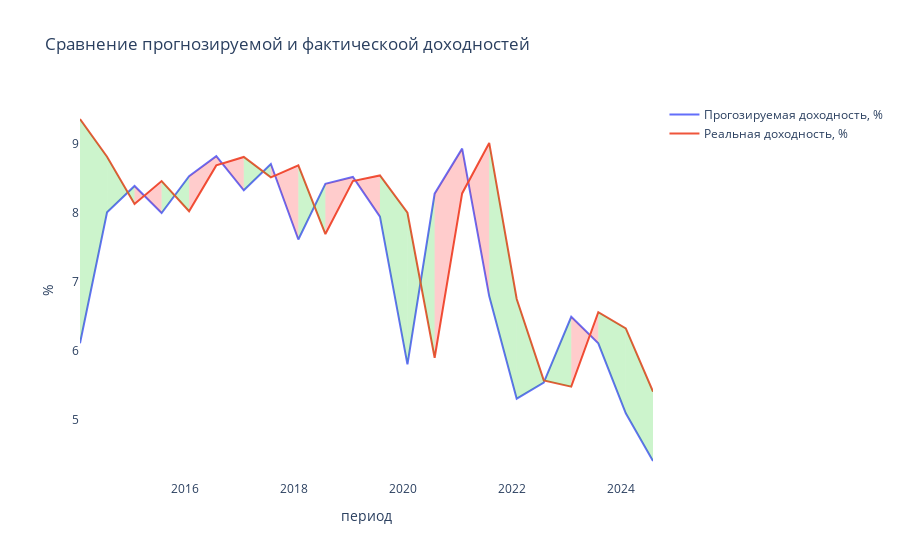

The cell this chart's notebook holds for it:
### Code cell
fig = go.Figure()
fig.add_trace(go.Scatter(y=data_portfel["future_income"], x=data_portfel["period"], mode="lines", name="Прогозируемая доходность, %"))
fig.add_trace(go.Scatter(y=data_portfel["fact_income"], x=data_portfel["period"], mode="lines", name="Реальная доходность, %"))
for i in range(len(data_portfel) - 1):
    x0 = data_portfel["period"].iloc[i]
    x1 = data_portfel["period"].iloc[i + 1]

    y0_fut = data_portfel["future_income"].iloc[i]
    y1_fut = data_portfel["future_income"].iloc[i + 1]

    y0_fact = data_portfel["fact_income"].iloc[i]
    y1_fact = data_portfel["fact_income"].iloc[i + 1]

    x_fill = [x0, x1, x1, x0]
    y_fill = [y0_fut, y1_fut, y1_fact, y0_fact]

    color = "rgba(255, 0, 0, 0.2)" if y0_fut > y0_fact else "rgba(0, 200, 0, 0.2)"

    fig.add_trace(go.Scatter(
        x=x_fill,
        y=y_fill,
        fill="toself",
        mode="lines",
        line=dict(width=0),
        fillcolor=color,
        showlegend=False
    ))
fig.update_layout(
        title="Сравнение прогнозируемой и фактическоой доходностей",
        xaxis_title="период",
        yaxis_title="%",
        plot_bgcolor="white",
        xaxis=dict(showgrid=True),
        yaxis=dict(showgrid=True),
    )
fig.show()

### Figure 1 — Plotly figure (JSON) as saved in the notebook; plotly's stock layout.template omitted (floating-point values rounded to 4 significant figures)
{"data": [{"mode": "lines", "name": "Прогозируемая доходность, %", "type": "scatter", "x": ["2014-01-31", "2014-07-31", "2015-01-31", "2015-07-31", "2016-01-31", "2016-07-31", "2017-01-31", "2017-07-31", "2018-01-31", "2018-07-31", "2019-01-31", "2019-07-31", "2020-01-31", "2020-07-31", "2021-01-31", "2021-07-31", "2022-01-31", "2022-07-31", "2023-01-31", "2023-07-31", "2024-01-31", "2024-07-31"], "y": [6.115, 8.014, 8.394, 8.003, 8.535, 8.825, 8.331, 8.714, 7.619, 8.426, 8.524, 7.951, 5.809, 8.282, 8.936, 6.799, 5.313, 5.545, 6.499, 6.115, 5.1, 4.409]}, {"mode": "lines", "name": "Реальная доходность, %", "type": "scatter", "x": ["2014-01-31", "2014-07-31", "2015-01-31", "2015-07-31", "2016-01-31", "2016-07-31", "2017-01-31", "2017-07-31", "2018-01-31", "2018-07-31", "2019-01-31", "2019-07-31", "2020-01-31", "2020-07-31", "2021-01-31", "2021-07-31", "2022-01-31", "2022-07-31", "2023-01-31", "2023-07-31", "2024-01-31", "2024-07-31"], "y": [9.365, 8.817, 8.132, 8.466, 8.028, 8.693, 8.816, 8.519, 8.693, 7.698, 8.466, 8.547, 8.007, 5.906, 8.286, 9.018, 6.757, 5.577, 5.486, 6.566, 6.332, 5.414]}, {"fill": "toself", "fillcolor": "rgba(0, 200, 0, 0.2)", "line": {"width": 0}, "mode": "lines", "showlegend": false, "type": "scatter", "x": ["2014-01-31", "2014-07-31", "2014-07-31", "2014-01-31"], "y": [6.115, 8.014, 8.817, 9.365]}, {"fill": "toself", "fillcolor": "rgba(0, 200, 0, 0.2)", "line": {"width": 0}, "mode": "lines", "showlegend": false, "type": "scatter", "x": ["2014-07-31", "2015-01-31", "2015-01-31", "2014-07-31"], "y": [8.014, 8.394, 8.132, 8.817]}, {"fill": "toself", "fillcolor": "rgba(255, 0, 0, 0.2)", "line": {"width": 0}, "mode": "lines", "showlegend": false, "type": "scatter", "x": ["2015-01-31", "2015-07-31", "2015-07-31", "2015-01-31"], "y": [8.394, 8.003, 8.466, 8.132]}, {"fill": "toself", "fillcolor": "rgba(0, 200, 0, 0.2)", "line": {"width": 0}, "mode": "lines", "showlegend": false, "type": "scatter", "x": ["2015-07-31", "2016-01-31", "2016-01-31", "2015-07-31"], "y": [8.003, 8.535, 8.028, 8.466]}, {"fill": "toself", "fillcolor": "rgba(255, 0, 0, 0.2)", "line": {"width": 0}, "mode": "lines", "showlegend": false, "type": "scatter", "x": ["2016-01-31", "2016-07-31", "2016-07-31", "2016-01-31"], "y": [8.535, 8.825, 8.693, 8.028]}, {"fill": "toself", "fillcolor": "rgba(255, 0, 0, 0.2)", "line": {"width": 0}, "mode": "lines", "showlegend": false, "type": "scatter", "x": ["2016-07-31", "2017-01-31", "2017-01-31", "2016-07-31"], "y": [8.825, 8.331, 8.816, 8.693]}, {"fill": "toself", "fillcolor": "rgba(0, 200, 0, 0.2)", "line": {"width": 0}, "mode": "lines", "showlegend": false, "type": "scatter", "x": ["2017-01-31", "2017-07-31", "2017-07-31", "2017-01-31"], "y": [8.331, 8.714, 8.519, 8.816]}, {"fill": "toself", "fillcolor": "rgba(255, 0, 0, 0.2)", "line": {"width": 0}, "mode": "lines", "showlegend": false, "type": "scatter", "x": ["2017-07-31", "2018-01-31", "2018-01-31", "2017-07-31"], "y": [8.714, 7.619, 8.693, 8.519]}, {"fill": "toself", "fillcolor": "rgba(0, 200, 0, 0.2)", "line": {"width": 0}, "mode": "lines", "showlegend": false, "type": "scatter", "x": ["2018-01-31", "2018-07-31", "2018-07-31", "2018-01-31"], "y": [7.619, 8.426, 7.698, 8.693]}, {"fill": "toself", "fillcolor": "rgba(255, 0, 0, 0.2)", "line": {"width": 0}, "mode": "lines", "showlegend": false, "type": "scatter", "x": ["2018-07-31", "2019-01-31", "2019-01-31", "2018-07-31"], "y": [8.426, 8.524, 8.466, 7.698]}, {"fill": "toself", "fillcolor": "rgba(255, 0, 0, 0.2)", "line": {"width": 0}, "mode": "lines", "showlegend": false, "type": "scatter", "x": ["2019-01-31", "2019-07-31", "2019-07-31", "2019-01-31"], "y": [8.524, 7.951, 8.547, 8.466]}, {"fill": "toself", "fillcolor": "rgba(0, 200, 0, 0.2)", "line": {"width": 0}, "mode": "lines", "showlegend": false, "type": "scatter", "x": ["2019-07-31", "2020-01-31", "2020-01-31", "2019-07-31"], "y": [7.951, 5.809, 8.007, 8.547]}, {"fill": "toself", "fillcolor": "rgba(0, 200, 0, 0.2)", "line": {"width": 0}, "mode": "lines", "showlegend": false, "type": "scatter", "x": ["2020-01-31", "2020-07-31", "2020-07-31", "2020-01-31"], "y": [5.809, 8.282, 5.906, 8.007]}, {"fill": "toself", "fillcolor": "rgba(255, 0, 0, 0.2)", "line": {"width": 0}, "mode": "lines", "showlegend": false, "type": "scatter", "x": ["2020-07-31", "2021-01-31", "2021-01-31", "2020-07-31"], "y": [8.282, 8.936, 8.286, 5.906]}, {"fill": "toself", "fillcolor": "rgba(255, 0, 0, 0.2)", "line": {"width": 0}, "mode": "lines", "showlegend": false, "type": "scatter", "x": ["2021-01-31", "2021-07-31", "2021-07-31", "2021-01-31"], "y": [8.936, 6.799, 9.018, 8.286]}, {"fill": "toself", "fillcolor": "rgba(0, 200, 0, 0.2)", "line": {"width": 0}, "mode": "lines", "showlegend": false, "type": "scatter", "x": ["2021-07-31", "2022-01-31", "2022-01-31", "2021-07-31"], "y": [6.799, 5.313, 6.757, 9.018]}, {"fill": "toself", "fillcolor": "rgba(0, 200, 0, 0.2)", "line": {"width": 0}, "mode": "lines", "showlegend": false, "type": "scatter", "x": ["2022-01-31", "2022-07-31", "2022-07-31", "2022-01-31"], "y": [5.313, 5.545, 5.577, 6.757]}, {"fill": "toself", "fillcolor": "rgba(0, 200, 0, 0.2)", "line": {"width": 0}, "mode": "lines", "showlegend": false, "type": "scatter", "x": ["2022-07-31", "2023-01-31", "2023-01-31", "2022-07-31"], "y": [5.545, 6.499, 5.486, 5.577]}, {"fill": "toself", "fillcolor": "rgba(255, 0, 0, 0.2)", "line": {"width": 0}, "mode": "lines", "showlegend": false, "type": "scatter", "x": ["2023-01-31", "2023-07-31", "2023-07-31", "2023-01-31"], "y": [6.499, 6.115, 6.566, 5.486]}, {"fill": "toself", "fillcolor": "rgba(0, 200, 0, 0.2)", "line": {"width": 0}, "mode": "lines", "showlegend": false, "type": "scatter", "x": ["2023-07-31", "2024-01-31", "2024-01-31", "2023-07-31"], "y": [6.115, 5.1, 6.332, 6.566]}, {"fill": "toself", "fillcolor": "rgba(0, 200, 0, 0.2)", "line": {"width": 0}, "mode": "lines", "showlegend": false, "type": "scatter", "x": ["2024-01-31", "2024-07-31", "2024-07-31", "2024-01-31"], "y": [5.1, 4.409, 5.414, 6.332]}], "layout": {"plot_bgcolor": "white", "title": {"text": "Сравнение прогнозируемой и фактическоой доходностей"}, "xaxis": {"showgrid": true, "title": {"text": "период"}}, "yaxis": {"showgrid": true, "title": {"text": "%"}}}}
